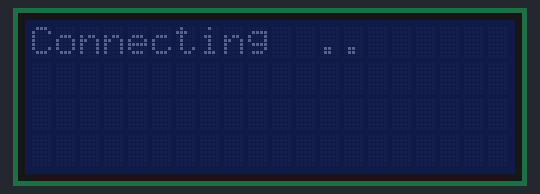
A sketch run on a simulated ESP32. On the bench: 20×4 character LCD. WiFi joins after 1.5 s; servers stay silent unless stated; what the sketch prints to the serial monitor is not drawn.

Above: at 1.1 s.
At 1.7 s:
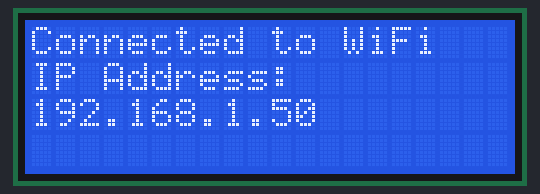
At 6.5 s:
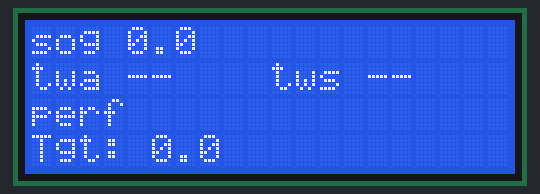

Measured:
- what the display in image 0 shows lasts 0.5 s, from 1.1 s to 1.6 s
- what the display in image 1 shows lasts 4.9 s, from 1.6 s to 6.5 s

The sketch:

AfficheurExtLCD20X4.ino
```cpp
// (licence header left out)
#include <LiquidCrystal_PCF8574.h>
#include <Wire.h>
#include <WiFi.h>
#include <HTTPClient.h>
/*#include <SSD1283A.h> //Hardware-specific library
  //#include <Fonts/FreeMonoBoldOblique12pt7b.h>
  //#include <Fonts/FreeMonoBold18pt7b.h>
  //#include <Fonts/FreeMonoBold24pt7b.h>

  #define  BLACK  0x0000
  #define BLUE    0x001F
  #define RED     0xF800
  #define GREEN   0x07E0
  #define CYAN    0x07FF
  #define MAGENTA 0xF81F
  #define YELLOW  0xFFE0
  #define WHITE   0xFFFF
*/

//SSD1283A tft(/*CS=5*/ SS, /*A0DC=*/ 17, /*RST=*/ 16, /*LED=*/ 4); //hardware spi,cs,cd,reset,led SCL=18 SDA=23MOSI
//lcd
#define SDA_PIN 4
#define SCL_PIN 15
LiquidCrystal_PCF8574 lcd(0x27); // set the LCD address to 0x27 for a 16 chars and 2 line display

int show = -1;
// Set your network
const char* ssid = "yourssid";
const char* password = "yourpassword";

//Your IP address or domain name with URL path

const char* serverNameTarg = "http://192.168.0.35/target";
const char* serverNameTws = "http://192.168.0.35/tws";
const char* serverNameSog = "http://192.168.0.35/sog";
const char* serverNameTwa = "http://192.168.0.35/twa";

String tws;
String twa;
String target;
String sog;
int perf;

unsigned long previousMillis = 0;
const long interval = 1000;

void setup() {
  int error;
  Serial.begin(115200);
  Wire.begin(SDA_PIN, SCL_PIN);
  Wire.beginTransmission(0x27);
  error = Wire.endTransmission();

  if (error == 0) {
    Serial.println(": LCD found.");
    show = 0;
    lcd.begin(20, 4); // initialize the lcd

  } else {
    Serial.println(": LCD not found.");
  } // if

  /*
    tft.init();
    tft.fillScreen(WHITE);
    tft.setRotation(1);
    // display temperature
    tft.setTextSize(1);
    tft.setTextColor(BLACK);
    tft.setCursor(0, 0);
    tft.println("tft.init() done");
    Serial.println("tft.init() done");

  */
  WiFi.begin(ssid, password);
  lcd.println("Connecting");
  while (WiFi.status() != WL_CONNECTED) {
    delay(500);
    Serial.print(".");
    lcd.print(".");
  }
  Serial.println("");
  lcd.setBacklight(100);
  lcd.home();
  lcd.clear();
  lcd.setCursor(0, 0);
  lcd.print("Connected to WiFi");
  lcd.setCursor(0, 1);
  lcd.print("IP Address: ");
  lcd.setCursor(0, 2);
  lcd.print(WiFi.localIP());
  delay(4000);

  /*
    tft.println("Connected to WiFi network with IP Address: ");
    tft.print(WiFi.localIP());
    Serial.print("Connected to WiFi network with IP Address: ");
    Serial.println(WiFi.localIP());
    delay(500);*/
}

void loop() {
  unsigned long currentMillis = millis();

  if (currentMillis - previousMillis >= interval) {
    // Check WiFi connection status
    if (WiFi.status() == WL_CONNECTED ) {
      sog = httpGETRequest(serverNameSog);
      target = httpGETRequest(serverNameTarg);
      tws = httpGETRequest(serverNameTws);
      twa = httpGETRequest(serverNameTwa);
      Serial.println("sog " + sog +  " perf" + perf + " tgt" + target + " tws" + tws );
      /*TFT
        tft.fillScreen(WHITE);

        // display cog
        tft.setFont();
        tft.setTextSize(1);
        tft.setTextColor(BLACK);
        tft.setCursor(0, 0);
        tft.print("sog:");
        int s = sog.toInt();
        tft.print(float(s) / 10, 1);


        // display tws

        tft.setCursor(60, 0);
        tft.print("twa:");
        tft.print(twa);
        tft.setCursor(60, 12);
        tft.print("tws:");
        tft.print(tws);

        // display Perf
        tft.setTextColor(BLUE);
        tft.setTextSize(1);
        tft.setCursor(0, 24);
        tft.print("perf");

        tft.setCursor(0, 70);
        tft.setTextSize(2);
        int t = target.toInt();
        if (t != 0) {
        perf = (int(float(s) / float(t) * 100));
        tft.setFont(&FreeMonoBold18pt7b);
        if (perf < 100) {
          tft.print(" ");
        }
        tft.print(perf);
        }

        //tft.print(target);
        //display.display();

        // display target
        tft.setTextColor(BLACK);
        tft.setTextSize(1);
        tft.setFont();
        tft.setCursor(0, 74);
        tft.print("Tgt");
        tft.setCursor(0, 118);
        tft.setTextSize(2);
        tft.setFont(&FreeMonoBold18pt7b);
        if (target.toInt() < 100) {
        tft.print(" ");
        }
        tft.print(target);
        tft.setCursor(64, 126);
        tft.print(".");
      */
      //LCD
      // display cog
      lcd.home();
      lcd.clear();
      lcd.setCursor(0, 0);
      lcd.print("sog ");
      int s = sog.toInt();
      lcd.print(float(s) / 10, 1);

      // display twa tws

      lcd.setCursor(0, 1);
      lcd.print("twa ");
      lcd.print(twa);
      lcd.setCursor(10, 1);
      lcd.print("tws ");
      lcd.print(tws);

      // display Perf

      lcd.setCursor(0, 2);
      lcd.print("perf ");
      int t = target.toInt();
      if (t != 0) {
        perf = (int(float(s) / float(t) * 100));

        if (perf < 100) {
          lcd.print(" ");
        }
        lcd.print(perf);
        lcd.print(" %");
      }
      // display target

      lcd.setCursor(0, 3);
      lcd.print("Tgt:");
      if (target.toInt() < 100) {
        lcd.print(" ");
      }
      lcd.print(float(target.toInt()) / 10, 1);


      // save the last HTTP GET Request
      previousMillis = currentMillis;
    }
    else {
      /*// TFT

        tft.fillScreen(WHITE);
        Serial.println("WiFi Disconnected");
        tft.setFont();
        tft.setTextSize(2);
        tft.setTextColor(BLACK);
        tft.setCursor(0, 0);
        tft.print("WiFi Disconnected"); */
      //LCD
      Serial.println("WiFi Disconnected");
      lcd.setCursor(0, 0);
      lcd.print("WiFi Disconnected");

    }
  }
}

String httpGETRequest(const char* serverName) {
  HTTPClient http;

  // Your IP address with path or Domain name with URL path
  http.begin(serverName);

  // Send HTTP POST request
  int httpResponseCode = http.GET();

  String payload = "--";

  if (httpResponseCode > 0) {
    Serial.print("HTTP Response code: ");
    Serial.println(httpResponseCode);
    payload = http.getString();
  }
  else {
    Serial.print("Error code: ");
    Serial.println(httpResponseCode);
  }
  // Free resources
  http.end();

  return payload;
}
```
